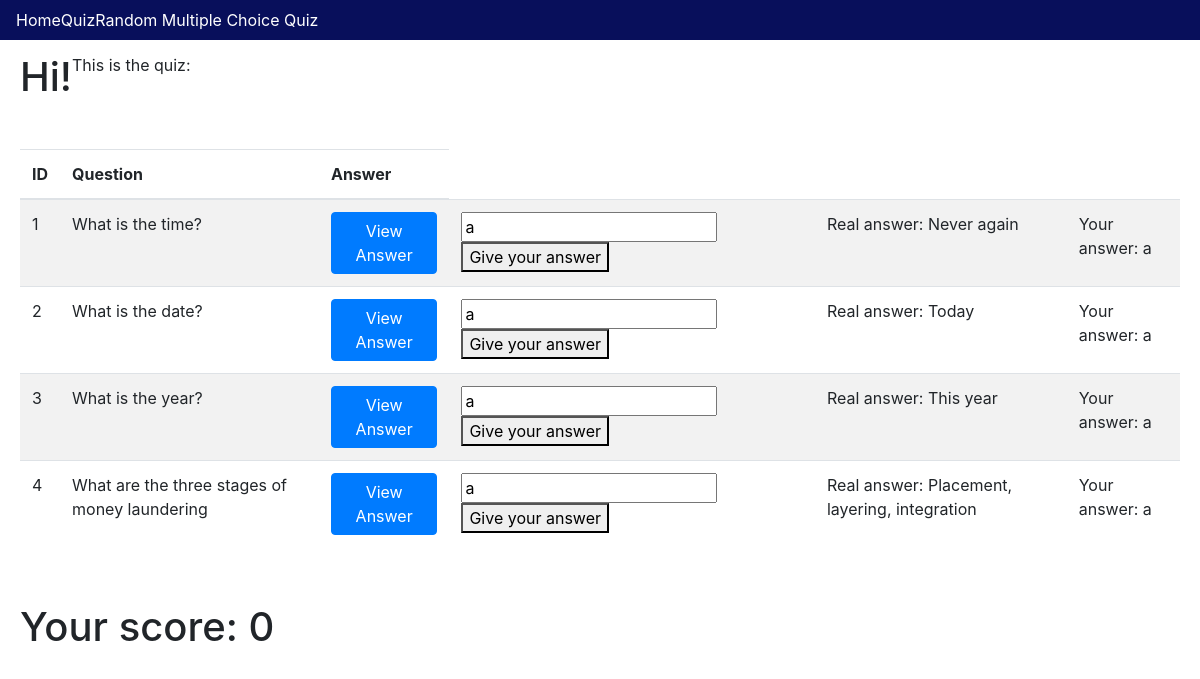
The page /quiz on the database as committed earlier.
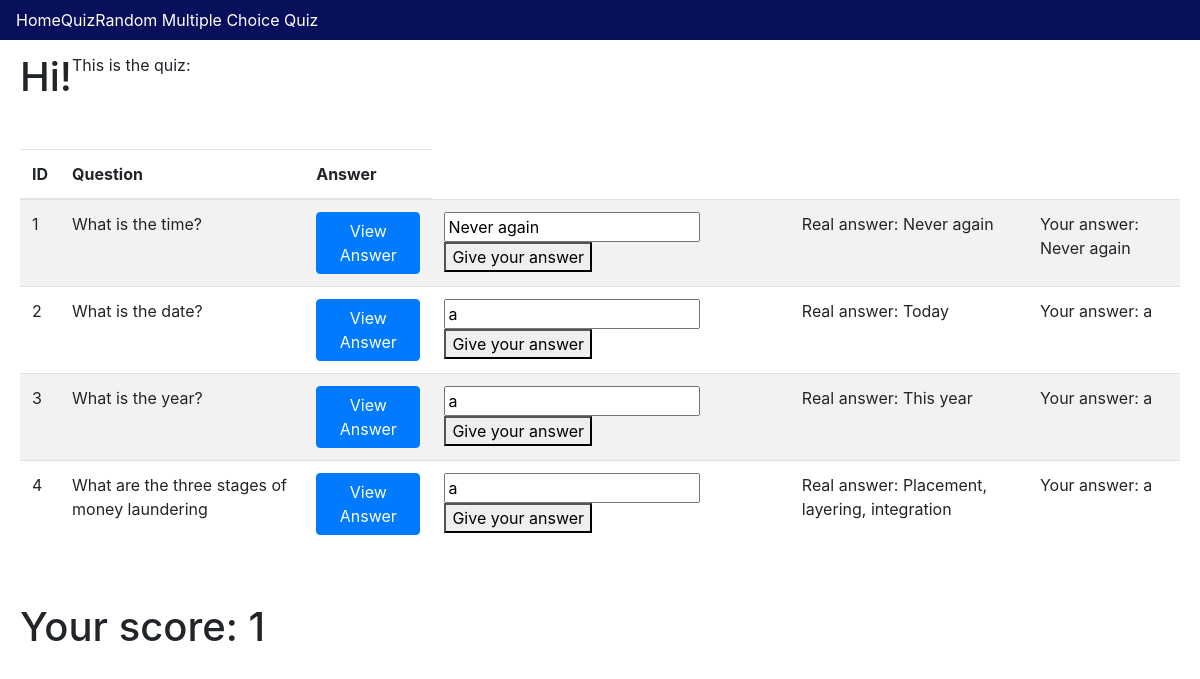
The same page on the database as committed later.
### app/models.py (models this page shows, shortened)
class Topic(db.Model):
    id = db.Column(db.Integer, primary_key=True)
    question = db.Column(db.String(64), index=True)
    answer = db.Column(db.String(64))
    user_answer = db.Column(db.String(64), default="I do not know.")

### app/routes.py (the view)
@app.route('/quiz')
def show_quiz():
    quiz = Topic.query.all()
    score=0
    for topic in quiz:
        if topic.answer == topic.user_answer:
            score +=1
    return render_template('quiz.html', quiz=quiz, score=score)

### app/templates/quiz.html (shortened to what this page needs)
{% extends "base.html" %} {% block content %}
<div class="container-fluid">
    <div class="row">
        <h1>Hi!</h1>
        <p>This is the quiz:</p>
    </div>
    <div class="row">
        <table class="table table-striped">
            <thead>
                <th>ID</th>
                <th>Question</th>
                <th>Answer</th>
            </thead>
            <tbody>
                {% for topic in quiz %}
                <tr>
                    <td>{{topic.id}}</td>
                    <td> {{topic.question}}</td>
                    <td>
                        <button type="button" class="btn btn-primary" data-toggle="modal" data-target="#myModal{{ topic.id }}">View Answer
                        </button>
                    </td>
                    <td>
                        <form method="POST" action="/quiz/{{topic.id}}/answer">
                            <input type="text" value="{{topic.user_answer}}" name="new_user_answer">
                            <button type="submit" value="Answer">Give your answer</button>
                        </form>
                    </td>
                    <td>Real answer: {{topic.answer}}</td>
                    <td>Your answer: {{topic.user_answer}}</td>
                </tr>
                {% endfor %}
            </tbody>
        </table>
    </div>
    <div class="row">
        <h1>Your score: {{score}}</h1>
    </div>
</div>
{% endblock %}

### app/templates/base.html (shortened to what this page needs)
<!DOCTYPE html>
<html lang="en">
<head>
    <link rel="stylesheet" href="../static/css/styles.css">
    <link rel="stylesheet" href="https://stackpath.bootstrapcdn.com/bootstrap/4.4.1/css/bootstrap.min.css">
</head>
<body>
    <div class="header">
        <nav class="navbar fixed-top navbar-expand-sm">
            <div class="collapse navbar-collapse" id="navbarMenu">
                <ul class="navbar-nav">
                    <li><a href="/">Home</a></li>
                    <li><a href="/quiz">Quiz</a></li>
                    <li><a href="/random_quiz">Random Multiple Choice Quiz</a></li>
                </ul>
            </div>
        </nav>
    </div>
    <hr> {% block content %}{% endblock %}
</body>
</html>

### app/static/css/styles.css (style rules this page uses)
nav { background-color: #080F5B; }
nav a { color: white }
.navbar-nav { list-style-type: none; }
.row { padding: 20px; }

Rows that differ between the two databases and show on the page:
changed Topic "What is the time?": new_user_answer "a" → "Never again"; user_answer "a" → "Never again"
Other text that changed with them:
{{ score }}: "0" → "1"
